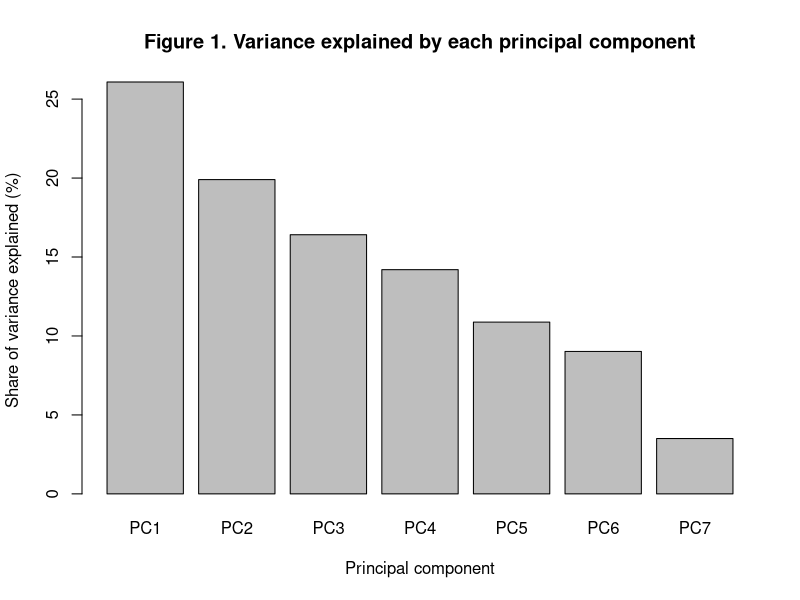

Recreate this plot in R.
# Author: JL
# PCA and k-means on the Olympic venues, fitted on the training rows only.
# The outcome was kept out of both and only used afterwards, to check whether
# the groups they found had anything to do with what we are trying to predict.

set.seed(123)

ol <- read.csv("data/processed/olympic_model_split.csv")
train <- ol[ol$set == "train", ]

# Used the imputed columns so no rows drop out. Left out the _z and _pct_rank
# versions, which are rescalings of columns already in the list.
feat <- c("log_capacity_imp", "log_gdp_imp", "log_city_pop_imp",
          "log_distance_imp", "venue_age_imp", "years_since_event_imp",
          "years_since_construction_imp")

train_feat <- train[, feat]

# Checked the three time features first. Years since construction should equal
# years since event plus venue age, and filling them separately with medians
# breaks that.
gap <- train$years_since_construction_imp -
  (train$years_since_event_imp + train$venue_age_imp)
cat("Rows where the three time features still add up:",
    sum(abs(gap) < 1e-8), "of", nrow(train), "\n")
# Rows where the three time features still add up: 110 of 567

# Scaled the inputs because they are in different units
# (log seats, log miles, years).
pca <- prcomp(train_feat, scale. = TRUE)
var.pct <- 100 * pca$sdev^2 / sum(pca$sdev^2)

cat("Variance explained by each component (%)\n")
print(round(var.pct, 1))
# [1] 26.1 19.9 16.4 14.2 10.9  9.0  3.5
cat("Running total (%)\n")
print(round(cumsum(var.pct), 1))
# [1]  26.1  46.0  62.4  76.6  87.5  96.5 100.0
cat("Loadings on the first three components\n")
print(round(pca$rotation[, 1:3], 2))
#                               PC1   PC2   PC3
# log_capacity_imp             0.34 -0.36 -0.13
# log_gdp_imp                  0.00 -0.18  0.77
# log_city_pop_imp             0.00 -0.36 -0.52
# log_distance_imp             0.34 -0.48 -0.11
# venue_age_imp                0.66  0.08  0.14
# years_since_event_imp        0.00  0.55 -0.28
# years_since_construction_imp 0.58  0.41 -0.01

# Ran k from 1 to 8 first, to pick the number of groups from the data.
train_scaled <- scale(train_feat)
wss <- numeric(8)
for (k in 1:8) {
  wss[k] <- kmeans(train_scaled, centers = k, nstart = 25)$tot.withinss
}
cat("Within-cluster sum of squares for k = 1 to 8\n")
print(round(wss, 1))
# [1] 3962.0 3191.8 2707.5 2339.6 1995.5 1741.5 1553.5 1436.5

# Took three groups to look at. There is no clear elbow above, so this is for
# inspection rather than a number the data pointed to.
km <- kmeans(train_scaled, centers = 3, nstart = 25)
train$cluster <- km$cluster

cat("Cluster sizes\n")
print(table(train$cluster))
#   1   2   3
#  25 236 306
cat("Unused venues in each cluster\n")
print(table(train$cluster, train$white_elephant))
#     FALSE TRUE
#   1    25    0
#   2   228    8
#   3   297    9
cat("Share of each cluster that is an unused venue\n")
print(round(aggregate(white_elephant ~ cluster, data = train, FUN = mean), 3))
#   cluster white_elephant
# 1       1          0.000
# 2       2          0.034
# 3       3          0.029
# All three groups sit near the 3% base rate, so which cluster a venue lands
# in doesn't say much about whether it goes unused. The cluster numbers get
# shuffled between runs, so only the grouping is stable, not the labels.
cat("Cluster averages on the original features\n")
print(round(aggregate(train[, feat], by = list(cluster = train$cluster),
                      FUN = mean), 2))
#   cluster log_capacity_imp log_gdp_imp log_city_pop_imp log_distance_imp
# 1       1            10.03        9.12             7.46             2.84
# 2       2             9.59        9.67             7.88             1.96
# 3       3             9.60        8.49             7.87             1.93
#   venue_age_imp years_since_event_imp years_since_construction_imp
# 1         47.08                 41.44                        88.52
# 2          6.61                 24.01                        38.22
# 3          6.42                 71.31                        43.21

# Dropped the cluster scatter we first drew because the groups overlap heavily
# and the tables above make the same point.
png("reports/cleaning_preprocessing/figs/fig1_pca_scree.png",
    width = 1800, height = 1100, res = 200)
barplot(var.pct,
        names.arg = paste0("PC", 1:7),
        main = "Figure 1. Variance explained by each principal component",
        xlab = "Principal component",
        ylab = "Share of variance explained (%)")
dev.off()

cat("Saved fig1_pca_scree.png\n")
